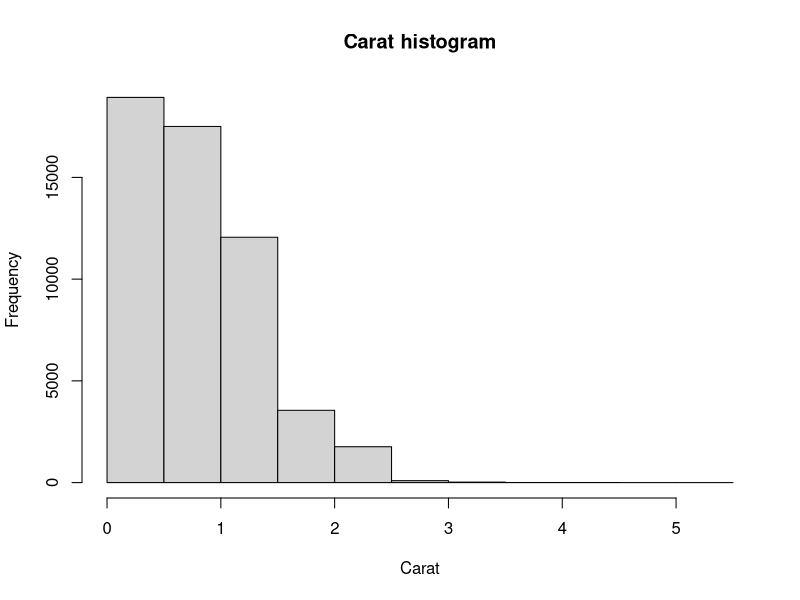
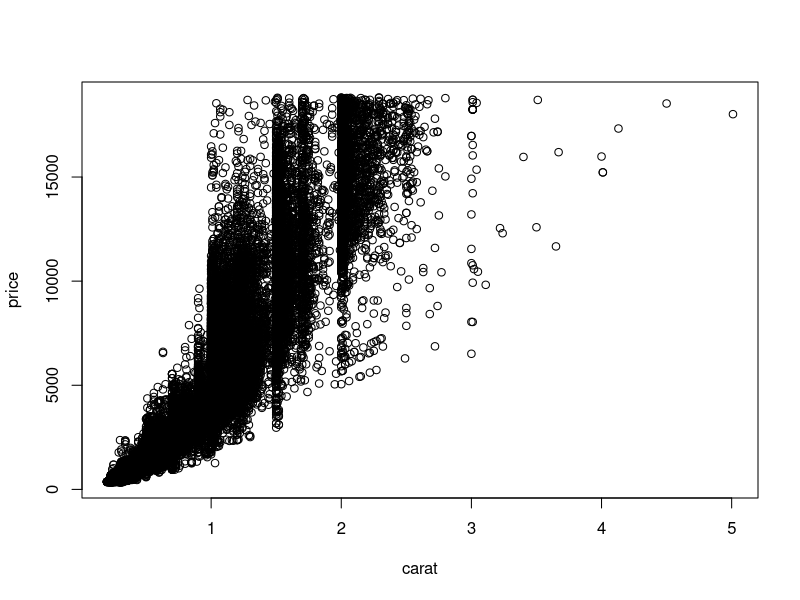
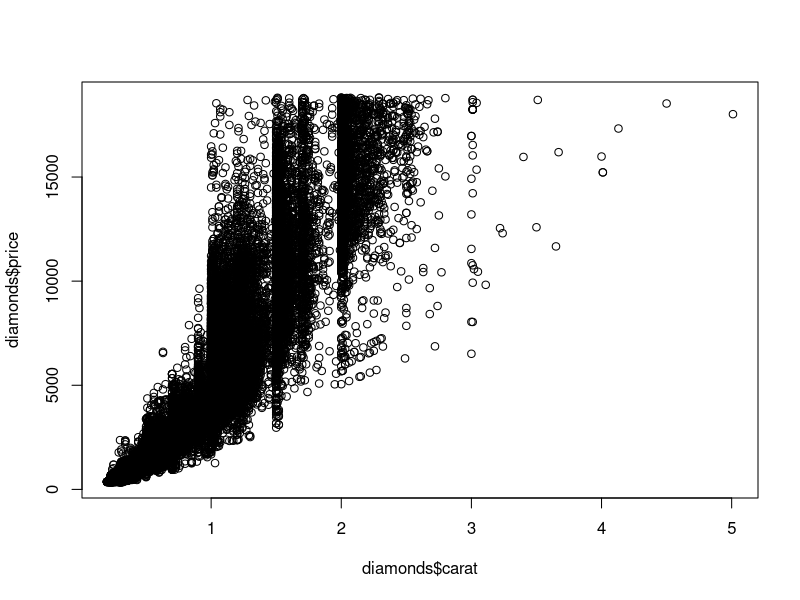
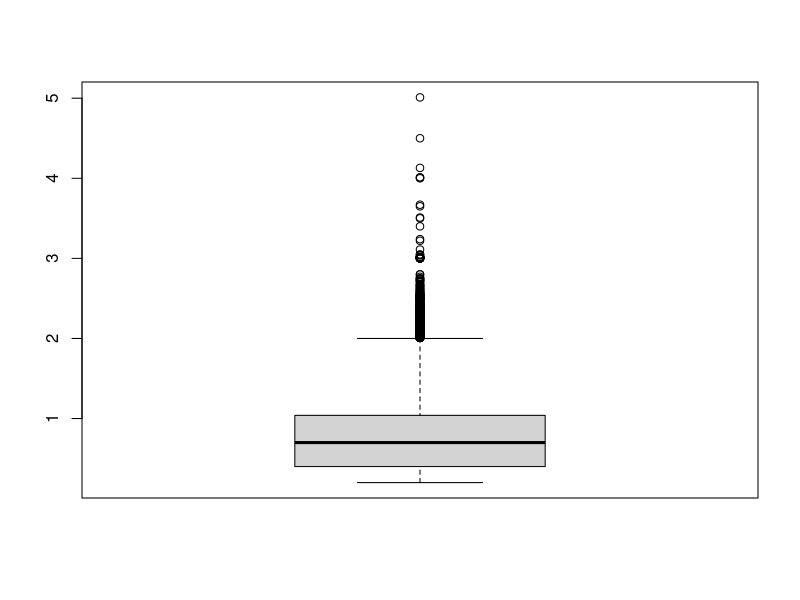
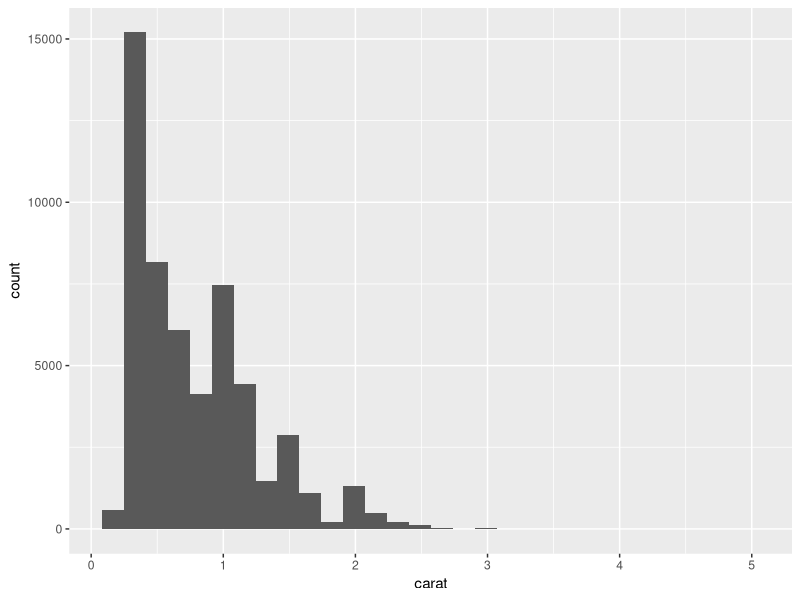
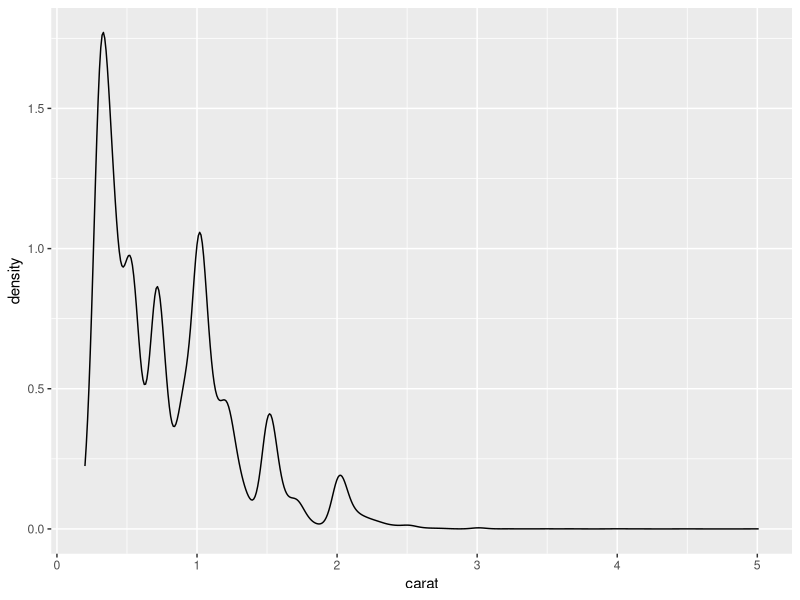
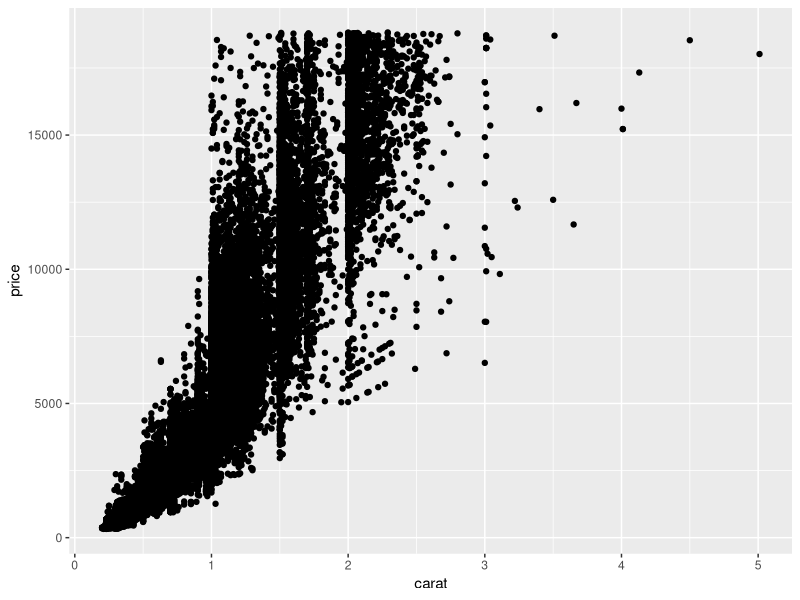
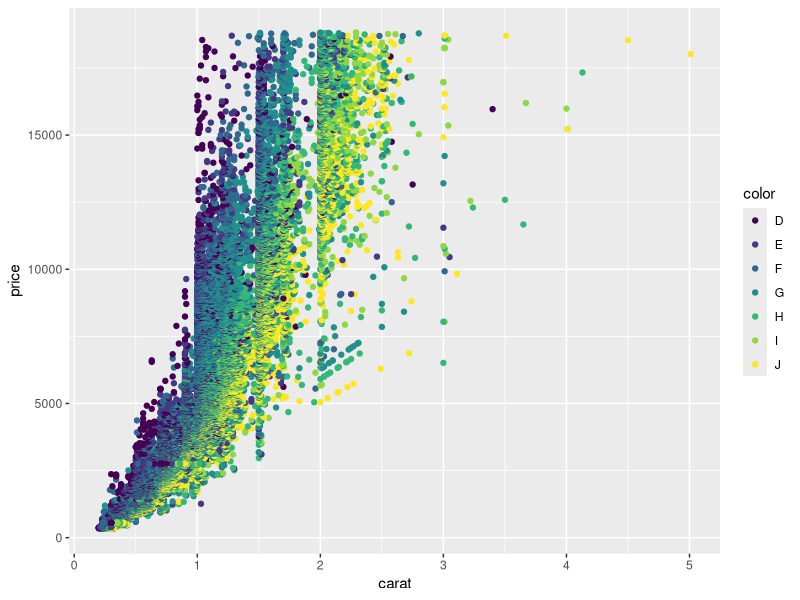

Recreate these plots in R, in order.
# Load diamon data ----
require(ggplot2)
data(diamonds)

# Diamonds to Mathematica ----

homeDir <- "~/Rtmp"
if (!dir.exists(homeDir)) {
  dir.create(homeDir)
}
save(diamonds, file = paste(homeDir, "diamonds.rdata", sep = "/"))
write.csv(
  diamonds, 
  file = paste(homeDir, "diamonds.csv", sep = "/"), 
  fileEncoding = "UTF-8"
  )

# Base Histogram ----

hist(
  diamonds$carat,
  #breaks = 10,
  main = "Carat histogram",
  xlab = "Carat"
  )

# Base Scatter plot ----

# For observing two variables

plot(price~carat, data = diamonds)    # formula notation y~x
plot(diamonds$carat, diamonds$price)  # x, y notation

# Boxplot ----

# Middle of box - median
# Box is bounded by 1st and 3rd quartiles
# Conclusion - cannot see 50% of the data...

boxplot(diamonds$carat)


# ggplot2 Histogram, Density, Scatter plot and MORE  ----

require(ggplot2)

ggplot(data = diamonds) + geom_histogram(aes(x = carat))

ggplot(data = diamonds) + geom_density(aes(x = carat))

ggplot(data = diamonds, aes(x = carat, y = price)) + geom_point() # Scatter plot

# ggplot2 - Playing aorund with settings ----

scPlot <- ggplot(data = diamonds, aes(x = carat, y = price)) # saving to variable

scPlot + geom_point(aes(color = color)) #Adding color based on color column of diamonds

scPlot + geom_point(aes(color = color)) + facet_wrap(~color)      # Separate into plots
scPlot + geom_point(aes(color = color)) + facet_grid(cut~clarity) # Separate into plots in grid

ggplot(data = diamonds, aes(x = carat)) + geom_histogram() + facet_wrap(~color)

ggplot(data = diamonds, aes(y = carat, x = 1)) + geom_boxplot() 

ggplot(data = diamonds, aes(y = carat, x = cut)) + geom_boxplot() 

ggplot(data = diamonds, aes(y = carat, x = cut)) + geom_violin() 
